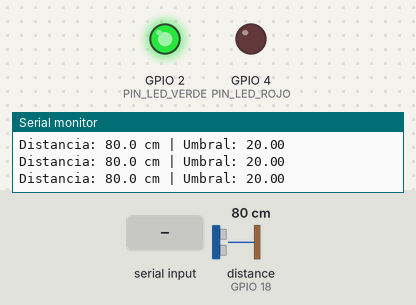
The sketch below on a simulated ESP32. Parts: output pins drawn as LEDs (lit = HIGH), the last lines printed to the serial monitor. Wiring (inferred from the names in the program): ultrasonic range finder: trigger GPIO 5; echo GPIO 18. Inputs (shaded band) come from the test bench; at power-on: distance to the obstacle (sensor on GPIO 18) 80 cm. The echo pulse lasts 58.3 µs per cm; nothing arrives over Bluetooth unless stated; pins used as bus, display or sensor lines are not drawn.

Above: at 1.2 s.
1.3 s: "U90\n" received over the second serial link
At 2.0 s:
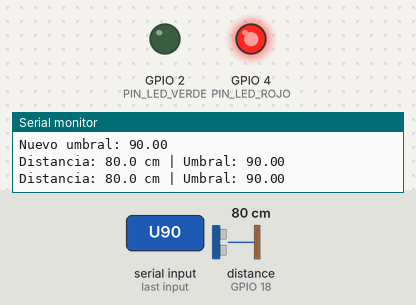
3.0 s: distance to the obstacle (sensor on GPIO 18) set to 87 cm
4.5 s: distance to the obstacle (sensor on GPIO 18) set to 96 cm
At 5.6 s:
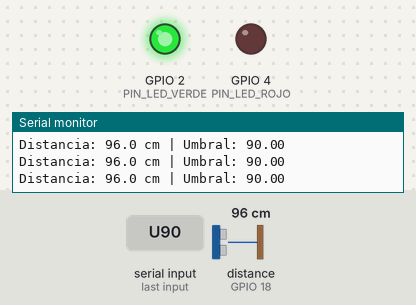
6.0 s: distance to the obstacle (sensor on GPIO 18) set to 2 cm
At 6.5 s:
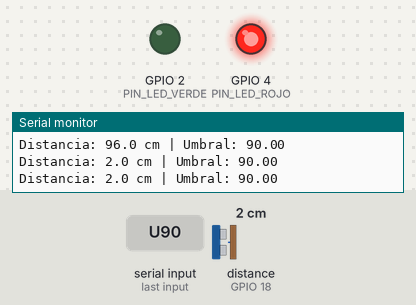
Timing chart, 0 to 8.5 s (numbered marks = the images above; inputs shaded):
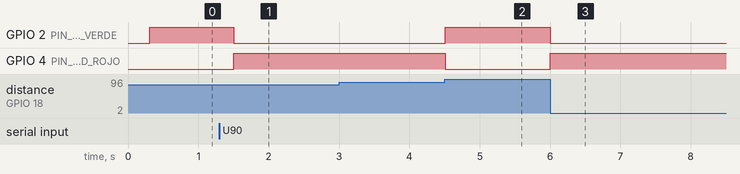

The sketch:

sensor_ultrasonico.ino
```cpp
#include "BluetoothSerial.h"

#if !defined(CONFIG_BT_ENABLED) || !defined(CONFIG_BLUEDROID_ENABLED)
#error "Bluetooth no está habilitado. Usa un ESP32 con Bluetooth clásico."
#endif

BluetoothSerial SerialBT;

// ---------- Pines ----------
const int PIN_TRIG = 5;
const int PIN_ECHO = 18;
const int PIN_LED_VERDE = 2;
const int PIN_LED_ROJO = 4;

// ---------- Configuración ----------
const char* NOMBRE_BT = "ESP32_Distancia";
const unsigned long PERIODO = 300;
float umbral = 20.0;  // Distancia en cm

unsigned long ultimoEnvio = 0;
String bufferEntrada = "";

// ---------- Medir distancia ----------
float medirDistancia() {
  digitalWrite(PIN_TRIG, LOW);
  delayMicroseconds(2);
  digitalWrite(PIN_TRIG, HIGH);
  delayMicroseconds(10);
  digitalWrite(PIN_TRIG, LOW);

  unsigned long duracion = pulseIn(PIN_ECHO, HIGH, 30000);

  if (duracion == 0) return -1;

  return duracion * 0.0343 / 2.0;
}

// ---------- Procesar comandos Bluetooth ----------
void procesarComando(String cmd) {
  cmd.trim();

  if (cmd.length() == 0) return;

  if (cmd.charAt(0) == 'U' || cmd.charAt(0) == 'u') {
    float nuevo = cmd.substring(1).toFloat();

    if (nuevo > 0 && nuevo <= 400) {
      umbral = nuevo;

      Serial.print("Nuevo umbral: ");
      Serial.println(umbral);
    }
  }
}

// ---------- Leer Bluetooth ----------
void leerBluetooth() {
  while (SerialBT.available()) {
    char c = SerialBT.read();

    if (c == '\n') {
      procesarComando(bufferEntrada);
      bufferEntrada = "";
    } else if (c != '\r') {
      bufferEntrada += c;
    }
  }
}

// ---------- Configuración inicial ----------
void setup() {
  Serial.begin(115200);

  pinMode(PIN_TRIG, OUTPUT);
  pinMode(PIN_ECHO, INPUT);
  pinMode(PIN_LED_VERDE, OUTPUT);
  pinMode(PIN_LED_ROJO, OUTPUT);

  digitalWrite(PIN_LED_VERDE, LOW);
  digitalWrite(PIN_LED_ROJO, LOW);

  SerialBT.begin(NOMBRE_BT);

  Serial.println("Bluetooth listo. Busca: ESP32_Distancia");
}

// ---------- Programa principal ----------
void loop() {
  leerBluetooth();

  if (millis() - ultimoEnvio >= PERIODO) {
    ultimoEnvio = millis();

    float d = medirDistancia();

    // Control de los dos LED
    if (d > 0) {
      if (d <= umbral) {
        digitalWrite(PIN_LED_ROJO, HIGH);
        digitalWrite(PIN_LED_VERDE, LOW);
      } else {
        digitalWrite(PIN_LED_ROJO, LOW);
        digitalWrite(PIN_LED_VERDE, HIGH);
      }
    } else {
      digitalWrite(PIN_LED_ROJO, LOW);
      digitalWrite(PIN_LED_VERDE, LOW);
    }

    // Enviar distancia a la aplicación
    if (SerialBT.hasClient()) {
      if (d < 0) {
        SerialBT.println("-1");
      } else {
        SerialBT.println(d, 1);
      }
    }

    // Mostrar datos en el monitor serie
    Serial.print("Distancia: ");
    Serial.print(d, 1);
    Serial.print(" cm | Umbral: ");
    Serial.println(umbral);
  }
}
```

Measured:
- the behaviour switches between 90 and 91 cm on distance to the obstacle (sensor on GPIO 18) (found by bisection; images 1 and 2)
- after the input at 1.3 s, GPIO 2 (PIN_LED_VERDE): HIGH → LOW after 0.21 s; GPIO 4 (PIN_LED_ROJO): LOW → HIGH after 0.21 s
- after the input at 4.5 s, GPIO 2 (PIN_LED_VERDE): LOW → HIGH at once; GPIO 4 (PIN_LED_ROJO): HIGH → LOW at once
- after the input at 6.0 s, GPIO 2 (PIN_LED_VERDE): HIGH → LOW at once; GPIO 4 (PIN_LED_ROJO): LOW → HIGH at once
